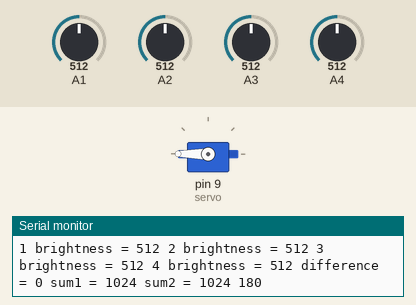
A sketch run on a simulated Arduino Uno, built with avr-gcc and run on an emulated ATmega328P. On the bench: servo, the last lines printed to the serial monitor. The inputs (shaded band) are chosen by the test bench; at power-on: A1 = 512, A2 = 512, A3 = 512, A4 = 512.

Above: at 1.3 s.
1.4 s: A1 set to 548
2.9 s: A1 set to 576
At 4.9 s:
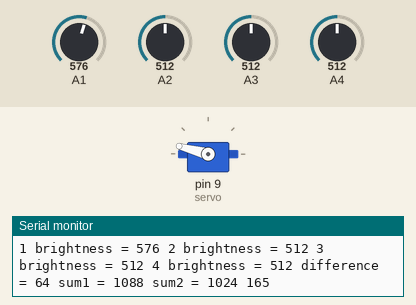
6.0 s: A1 set to 306
9.1 s: A2 set to 602
10.6 s: A2 set to 632
12.1 s: A3 set to 390
13.6 s: A3 set to 367
At 17.2 s:
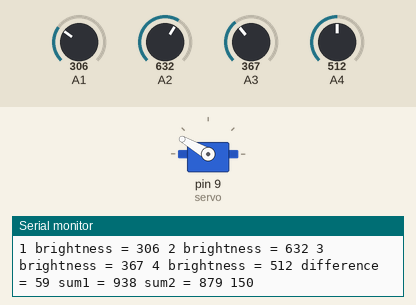
At 18.9 s:
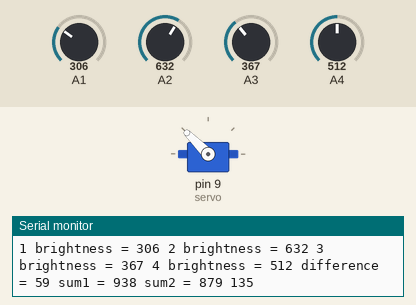
Timing chart, 0 to 20.5 s (numbered marks = the images above; inputs shaded):
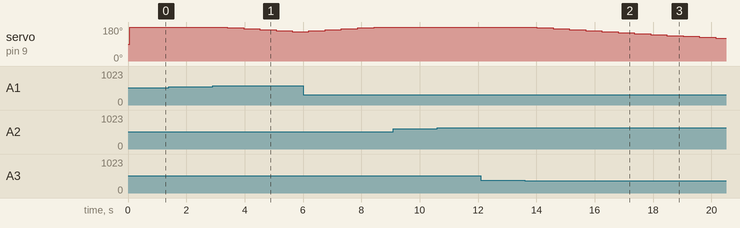

Measured:
- the behaviour switches between 562 and 563 on A1 (found by bisection; images 0 and 1)
- the behaviour switches between 376 and 375 on A3 (found by bisection; images 1 and 2)
- after the input at 2.9 s, servo on pin 9 (servo): moves from 180° to 155° over 2.2 s, starting after 0.50 s
- after the input at 13.6 s, servo on pin 9 (servo): moves from 180° to 120° over 6.1 s, starting after 0.42 s

The sketch:

revised_solar_panel_code_boi.ino
```cpp
#include <Servo.h>

Servo servo;
int b1;
int b2;
int b3;
int b4;
int pos;
int diff;
int sum1;
int sum2;

void setup() {
servo.attach(9);
Serial.begin(9600);
pos = 180;
}

void loop() {
b1 = analogRead(1);
b2 = analogRead(2);
b3 = analogRead(3);
b4 = analogRead(4);
sum1 = b1 + b2;
sum2 = b3 + b4;
Serial.print("1 brightness = ");
Serial.print(b1);
Serial.print (" ");
Serial.print("2 brightness = ");
Serial.print(b2);
Serial.print (" ");
Serial.print("3 brightness = ");
Serial.print(b3);
Serial.print (" ");
Serial.print ("4 brightness = ");
Serial.print(b4);
Serial.print (" ");
diff = sum1 - sum2;
Serial.print("difference = ");
Serial.print(diff);
Serial.print (" ");
Serial.print("sum1 = ");
Serial.print(sum1);
Serial.print (" ");
Serial.print("sum2 = ");
Serial.print(sum2);
Serial.print (" ");

if (diff >  50)  {
  pos = pos - 5;
}
if (diff < -50) {
  pos = pos + 5;
}
if (pos > 180) {
  pos = 180;
}
else if (pos < 0) {
  pos = 0;
}
servo.write(pos);
Serial.println(pos);
delay(500);
}
```
